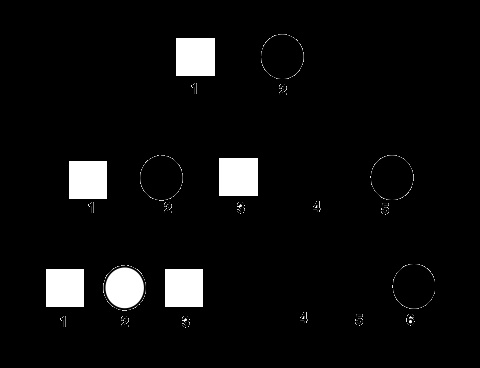
#> input picture code/sample.png, 480 x 368 px
$ python project.py
#> lines starting #> are read from the running program, lines starting #| are printed output that depends on the picture; after the words box and inside, x2 and y2 are one past the last pixel; in counts of white or black regions, pixels touching at a corner belong together
#> further down, img is the input picture: shape (368, 480, 3); min 0, max 255, mean 13
import cv2 as cv
import numpy as np
import os

# Helper function to calculate angle cosine
def angle_cos(p0, p1, p2):
    d1, d2 = (p0 - p1).astype('float'), (p2 - p1).astype('float')
    return abs(np.dot(d1, d2) / np.sqrt(np.dot(d1, d1) * np.dot(d2, d2)))

# Finds squares (males) in the image
def findSquares(img):
    img_gray = cv.cvtColor(img, cv.COLOR_BGR2GRAY)
    img_gray = cv.GaussianBlur(img_gray, (5, 5), 0)
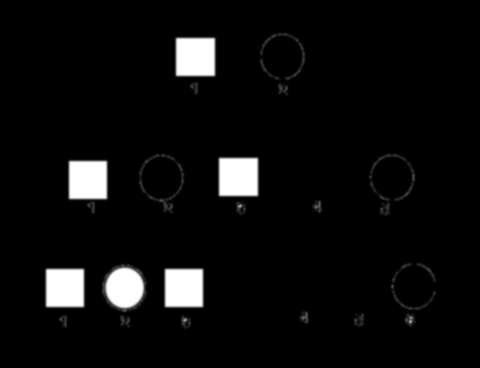
#> img_gray: shape (368, 480); min 0, max 255, mean 13
    all_squares = []

    for thrs in range(0, 255, 26):
        if thrs == 0:
            bin_img = cv.Canny(img_gray, 0, 50, apertureSize=5)
            bin_img = cv.dilate(bin_img, None)
        else:
            ret, bin_img = cv.threshold(img_gray, thrs, 255, cv.THRESH_BINARY)

        contours, hierarchy = cv.findContours(bin_img, cv.RETR_LIST, cv.CHAIN_APPROX_SIMPLE)

        for cnt in contours:
            cnt_len = cv.arcLength(cnt, True)
            cnt = cv.approxPolyDP(cnt, 0.02 * cnt_len, True)
            if len(cnt) == 4 and cv.contourArea(cnt) > 1000 and cv.isContourConvex(cnt):
                cnt = cnt.reshape(-1, 2)
                max_cos = np.max([angle_cos(cnt[i], cnt[(i + 1) % 4], cnt[(i + 2) % 4]) for i in range(4)])
                (x, y, w, h) = cv.boundingRect(cnt)
                aspect_ratio = w / float(h)
                if max_cos < 0.15 and 0.90 <= aspect_ratio <= 1.10:
                    all_squares.append(cnt)
#> this loop made 10 passes
#> ret on passes 2 to 10: 26, 52, 78, 104, 130, 156, 182, 208, 234
#> pass 1, in findSquares, `bin_img = cv.Canny(img_gray, 0, 50, apertureSize=5)`:
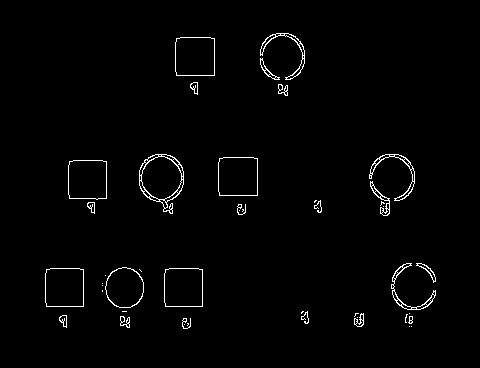
#> bin_img: shape (368, 480); 1.6% white in thin lines or dots, all inside (x1, y1, x2, y2) = (45, 33, 436, 329)
#> pass 1, in findSquares, `bin_img = cv.dilate(bin_img, None)`:
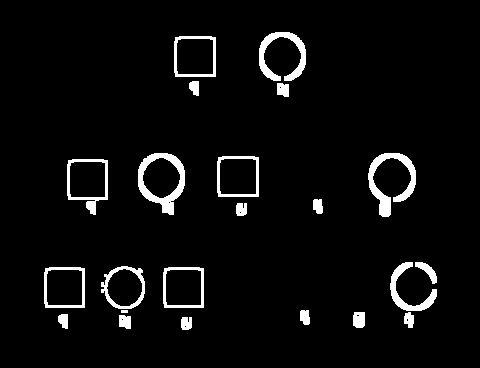
#> bin_img: shape (368, 480); 4.6% white; 22 white regions, largest, box (x1, y1, x2, y2) and area: (368, 153, 416, 217) 1052, (138, 153, 185, 215) 1036, (259, 32, 306, 81) 861
#> after the loop:
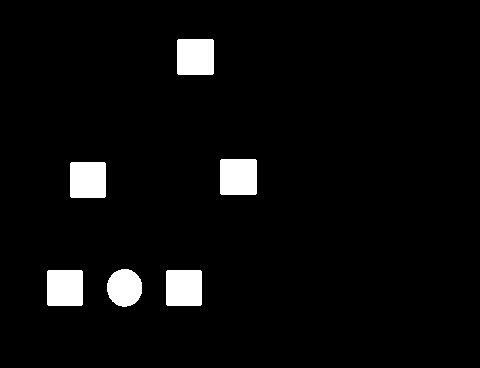
#> bin_img: shape (368, 480); 4.3% white; 6 white regions, box (x1, y1, x2, y2) and area: (177, 39, 214, 75) 1328, (220, 159, 257, 195) 1328, (70, 162, 106, 198) 1292, (47, 270, 83, 306) 1292, (166, 270, 202, 306) 1292, (107, 269, 142, 307) 1050
#> after the loop, all_squares = 54 items; aspect_ratio = 1.03; cnt = [[178, 39], [177, 73], [212, 74], [213, 40]]; h = 36; max_cos = 0.00084; w = 37; x = 177; y = 39

    unique_squares = []
    centroids = []
    distance_threshold = 20
    for sq in all_squares:
        M = cv.moments(sq)
        if M["m00"] > 0:
            cx = int(M["m10"] / M["m00"])
            cy = int(M["m01"] / M["m00"])
            is_duplicate = any(np.sqrt((cx - ucx)**2 + (cy - ucy)**2) < distance_threshold for ucx, ucy in centroids)
            if not is_duplicate:
                unique_squares.append(sq)
                centroids.append((cx, cy))
#> this loop made 54 passes
#> (sq, cx, cy, is_duplicate) on passes 1 to 10: ([[167, 270], [201, 271], [200, 305], [166, 304]], 183, 287, False), ([[48, 270], [82, 271], [81, 305], [47, 304]], 64, 287, False), ([[164, 268], [164, 307], [203, 307], [203, 268]], 183, 287, True), ([[45, 268], [45, 307], [84, 307], [84, 268]], 64, 287, True), ([[71, 162], [105, 163], [104, 197], [70, 196]], 87, 179, False), ([[220, 160], [255, 159], [256, 193], [221, 194]], 238, 176, False), ([[218, 157], [218, 196], [258, 196], [258, 157]], 238, 176, True), ([[177, 40], [212, 39], [213, 73], [178, 74]], 195, 56, False), ([[175, 37], [175, 76], [215, 76], [215, 37]], 195, 56, True), ([[165, 268], [164, 306], [202, 307], [203, 269]], 183, 287, True)
#> after the loop, centroids = [(183, 287), (64, 287), (87, 179), (238, 176), (195, 56)]; unique_squares = [[[167, 270], [201, 271], [200, 305], [166, 304]], [[48, 270], [82, 271], [81, 305], [47, 304]], [[71, 162], [105, 163], [104, 197], [70, 196]], [[220, 160], [255, 159], [256, 193], [221, 194]], [[177, 40], [212, 39], [213, 73], [178, 74]]]
    return unique_squares

# Finds circles (females) in the image
def findCircles(gray_img):
    circles = cv.HoughCircles(gray_img, cv.HOUGH_GRADIENT, dp=1,
                             minDist=40,
                             param1=50,
                             param2=30,
                             minRadius=15,
                             maxRadius=30)
    print(circles if circles is not None else "no females")
    return circles[0] if circles is not None else []

# Writes simplified 3-column PED file
def generate_ped_file(individuals_list, filename="output.ped"):
    print(f"\n--- Generating {filename} ---")

    try:
        with open(filename, 'w') as f:
            f.write("#IND_ID\tSEX\tPHENOTYPE\n")

            for ind in individuals_list:
                ind_id = str(ind['id'])
                sex = "1" if ind['type'] == 'male' else "2"
                phenotype = "2" if ind['is_affected'] else "1"

                f.write(f"{ind_id}\t{sex}\t{phenotype}\n")

        print(f"Successfully created 3-column file: {filename}")

    except PermissionError:
        print(f"\nERROR: Permission denied.")
        print(f"Could not write to the file: {filename}")
    except Exception as e:
        print(f"\nERROR: An unexpected error occurred while writing the file:")
        print(e)


# Main Analysis Function
def analyze_pedigree(image_path):
    counts = {'affected_males': 0, 'unaffected_males': 0, 'total_males': 0,
              'affected_females': 0, 'unaffected_females': 0, 'total_females': 0}
    image = cv.imread(image_path)
    if image is None:
        print(f"Error: Could not load image from {image_path}")
        return None, None

    output_image = image.copy()
    gray = cv.cvtColor(image, cv.COLOR_BGR2GRAY)

    temp_individuals = []
    males = findSquares(image)
#> males has the same summary as unique_squares in findSquares
    females = findCircles(gray)
#> in findCircles, `circles = cv.HoughCircles(gray_img, cv.HOUGH_GRADIENT, dp=1, minDist=4..`: circles = [[124.5, 287.5, 22.5], [160.5, 177.5, 22.3]]
#| [[[124.5 287.5  22.5]
#|   [160.5 177.5  22.3]]]
#> females = [[124.5, 287.5, 22.5], [160.5, 177.5, 22.3]]

    SHADING_THRESHOLD = 128

    for sq in males:
        counts['total_males'] += 1
        mask = np.zeros(gray.shape, dtype="uint8")
        cv.drawContours(mask, [sq], -1, 255, -1)
        mean_val = cv.mean(gray, mask=mask)[0]
        is_affected = mean_val < SHADING_THRESHOLD

        (x, y, w, h) = cv.boundingRect(np.array(sq))
        M = cv.moments(sq)
        cx = int(M["m10"] / M["m00"])
        cy = int(M["m01"] / M["m00"])

        if is_affected: counts['affected_males'] += 1
        else: counts['unaffected_males'] += 1

        temp_individuals.append({
            'type': 'male', 'centroid': (cx, cy), 'bbox': (x, y, w, h),
            'is_affected': is_affected
        })
#> this loop made 5 passes
#> (sq, x, y, w, cx, cy) on passes 1 to 5: ([[167, 270], [201, 271], [200, 305], [166, 304]], 166, 270, 36, 183, 287), ([[48, 270], [82, 271], [81, 305], [47, 304]], 47, 270, 36, 64, 287), ([[71, 162], [105, 163], [104, 197], [70, 196]], 70, 162, 36, 87, 179), ([[220, 160], [255, 159], [256, 193], [221, 194]], 220, 159, 37, 238, 176), ([[177, 40], [212, 39], [213, 73], [178, 74]], 177, 39, 37, 195, 56)
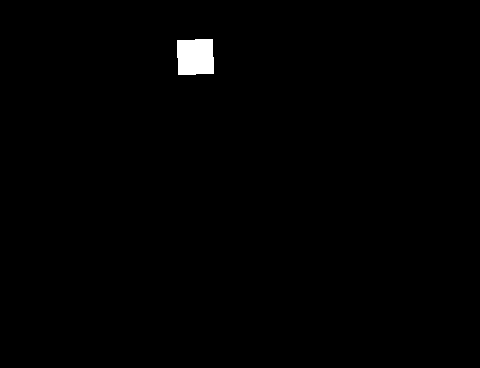
#> mask: shape (368, 480); 0.71% white; 1 white region, box (x1, y1, x2, y2) and area: (177, 39, 214, 75) 1261
#> after the loop, counts = {'affected_males': 0, 'unaffected_males': 5, 'total_males': 5, 'affected_females': 0, 'unaffected_females': 0, 'total_females': 0}; temp_individuals = 5 items

    for f in females:
        counts['total_females'] += 1
        x, y, r = int(f[0]), int(f[1]), int(f[2])
        mask = np.zeros(gray.shape, dtype="uint8")
        cv.circle(mask, (x, y), r, 255, -1)
        mean_val = cv.mean(gray, mask=mask)[0]
        is_affected = mean_val < SHADING_THRESHOLD

        if is_affected: counts['affected_females'] += 1
        else: counts['unaffected_females'] += 1

        temp_individuals.append({
            'type': 'female', 'centroid': (x, y), 'radius': r,
            'is_affected': is_affected
        })
#> this loop made 2 passes
#> (f, x, y, r, mean_val, is_affected) on passes 1 to 2: ([124.5, 287.5, 22.5], 124, 287, 22, 212.3, False), ([160.5, 177.5, 22.3], 160, 177, 22, 4.18, True)
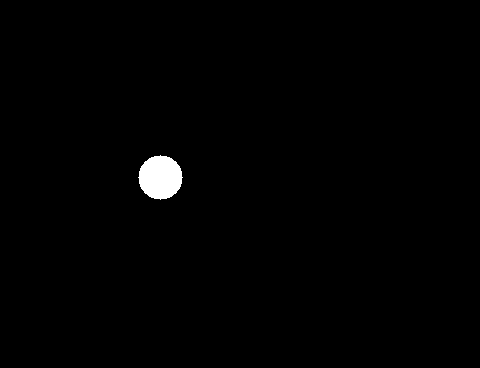
#> mask: shape (368, 480); 0.86% white; 1 white region, box (x1, y1, x2, y2) and area: (138, 155, 183, 200) 1517
#> after the loop, counts = {'affected_males': 0, 'unaffected_males': 5, 'total_males': 5, 'affected_females': 1, 'unaffected_females': 1, 'total_females': 2}; temp_individuals = 7 items

    if not temp_individuals:
        print("No individuals found.")
        return counts, output_image, []

    # 'Generation Bucketing' Sorting Logic
    y_coords = sorted(list(set([ind['centroid'][1] for ind in temp_individuals])))
#> y_coords = [56, 176, 177, 179, 287]
    generation_levels = []
    gen_y_level = y_coords[0]
#> gen_y_level = 56
    generation_levels.append(gen_y_level)
    Y_GENERATION_THRESHOLD = 30

    for y in y_coords:
        if y - gen_y_level > Y_GENERATION_THRESHOLD:
            gen_y_level = y
            generation_levels.append(gen_y_level)
#> this loop made 5 passes
#> (y, gen_y_level) on passes 2, 5: (176, 176), (287, 287)
#> y on passes 1, 3, 4: 56, 177, 179
#> after the loop, gen_y_level = 287; generation_levels = [56, 176, 287]

    for ind in temp_individuals:
        closest_gen_y = min(generation_levels, key=lambda y: abs(y - ind['centroid'][1]))
        ind['generation'] = generation_levels.index(closest_gen_y)
#> this loop made 7 passes
#> closest_gen_y on passes 1 to 7: 287, 287, 176, 176, 56, 287, 176

    sorted_individuals = sorted(temp_individuals, key=lambda i: (i['generation'], i['centroid'][0]))
#> sorted_individuals = 7 items
    # End of Sorting Logic

    final_individuals_list = []
    for i, ind in enumerate(sorted_individuals):
        ind_id = i + 1
        ind['id'] = ind_id
        final_individuals_list.append(ind)

        label = f"{ind_id}"

        if ind['type'] == 'male':
            (x, y, w, h) = ind['bbox']
            color = (0, 0, 255) if ind['is_affected'] else (0, 150, 0)
            cv.rectangle(output_image, (x, y), (x + w, y + h), color, 2)
            cv.putText(output_image, label, (x, y - 10), cv.FONT_HERSHEY_SIMPLEX, 0.5, color, 2)
        else:
            (x, y) = ind['centroid']
            r = ind['radius']
            color = (0, 0, 255) if ind['is_affected'] else (0, 150, 0)
            cv.circle(output_image, (x, y), r, color, 2)
            cv.putText(output_image, label, (x - r, y - r - 10), cv.FONT_HERSHEY_SIMPLEX, 0.5, color, 2)
#> this loop made 7 passes
#> (label, x, y, w, color) on passes 1, 2, 4, 5, 7: ('1', 177, 39, 37, (0, 150, 0)), ('2', 70, 162, 36, (0, 150, 0)), ('4', 220, 159, 37, (0, 150, 0)), ('5', 47, 270, 36, (0, 150, 0)), ('7', 166, 270, 36, (0, 150, 0))
#> (label, x, y, r, color) on passes 3, 6: ('3', 160, 177, 22, (0, 0, 255)), ('6', 124, 287, 22, (0, 150, 0))
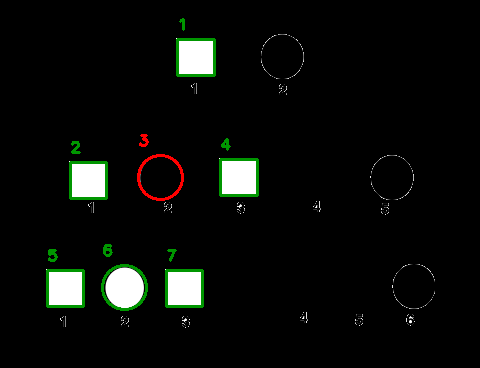
#> output_image: shape (368, 480, 3); 1.99% of pixels changed, all inside (x1, y1, x2, y2) = (46, 18, 259, 311)
#> after the loop, final_individuals_list = 7 items

    return counts, output_image, final_individuals_list

# Main Execution

import matplotlib.pyplot as plt
im_path = './sample.png'
img = cv.imread(im_path)
plt.imshow(img)
plt.show()
analysis_results, visual_output, individuals_list = analyze_pedigree(im_path)
#> analysis_results has the same summary as counts in analyze_pedigree; individuals_list = 7 items

if analysis_results:
    print("--- Pedigree Shape Analysis Results ---")
    for key, value in analysis_results.items():
        print(f"- {key.replace('_', ' ').title()}: {value}")
#> this loop made 6 passes
#> (key, value) on passes 1 to 6: ('affected_males', 0), ('unaffected_males', 5), ('total_males', 5), ('affected_females', 1), ('unaffected_females', 1), ('total_females', 2)
#| - Affected Males: 0
#| - Unaffected Males: 5
#| - Total Males: 5
#| - Affected Females: 1
#| - Unaffected Females: 1
#| - Total Females: 2

    if individuals_list:
        output_dir = "/home/work/College/FCV"
        ped_file_path = os.path.join(output_dir, "output.ped")

        print(f"\nAttempting to save PED file to: {ped_file_path}")
        generate_ped_file(individuals_list, ped_file_path)
#> the loop in generate_ped_file, `for ind in individuals_list:` made 7 passes
#> (ind_id, sex, phenotype) on passes 1 to 7: ('1', '1', '1'), ('2', '1', '1'), ('3', '2', '2'), ('4', '1', '1'), ('5', '1', '1'), ('6', '2', '1'), ('7', '1', '1')
    else:
        print("No individuals found, cannot generate PED file.")

    cv.imshow("Final Output (Generation-Sorted)", visual_output)
    cv.waitKey(0)
    cv.destroyAllWindows()
else:
    print("Analysis failed. Check image path.")
